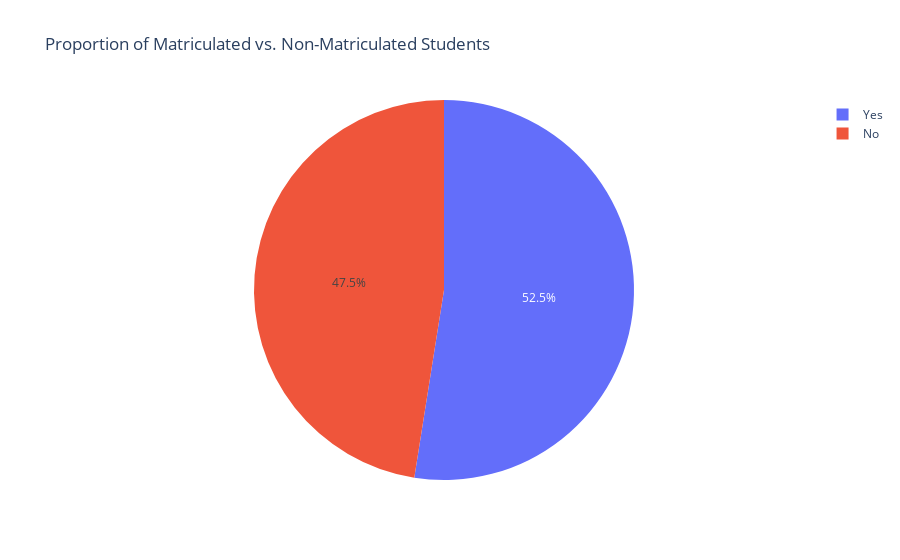

This figure's notebook cell:
### Markdown cell above
**Pie Chart: Proportion of Matriculated vs. Non-Matriculated**

### Code cell
fig8 = px.pie(fadata, 
             names='Matriculated', 
             title='Proportion of Matriculated vs. Non-Matriculated Students')

fig8.show()
#This shows a clear "picture" of the success rate of students that matriculate to the med school vs. those who turn down the offer

### Figure 1 — Plotly figure (JSON) as saved in the notebook; plotly's stock layout.template omitted (floating-point values rounded to 4 significant figures; data arrays with more than 128 entries replaced by an {"elided": "..."} marker saying what was removed)
{"data": [{"domain": {"x": [0, 1], "y": [0, 1]}, "hovertemplate": "Matriculated=%{label}<extra></extra>", "labels": {"elided": "200 str values"}, "legendgroup": "", "name": "", "showlegend": true, "type": "pie"}], "layout": {"legend": {"tracegroupgap": 0}, "title": {"text": "Proportion of Matriculated vs. Non-Matriculated Students"}}}
